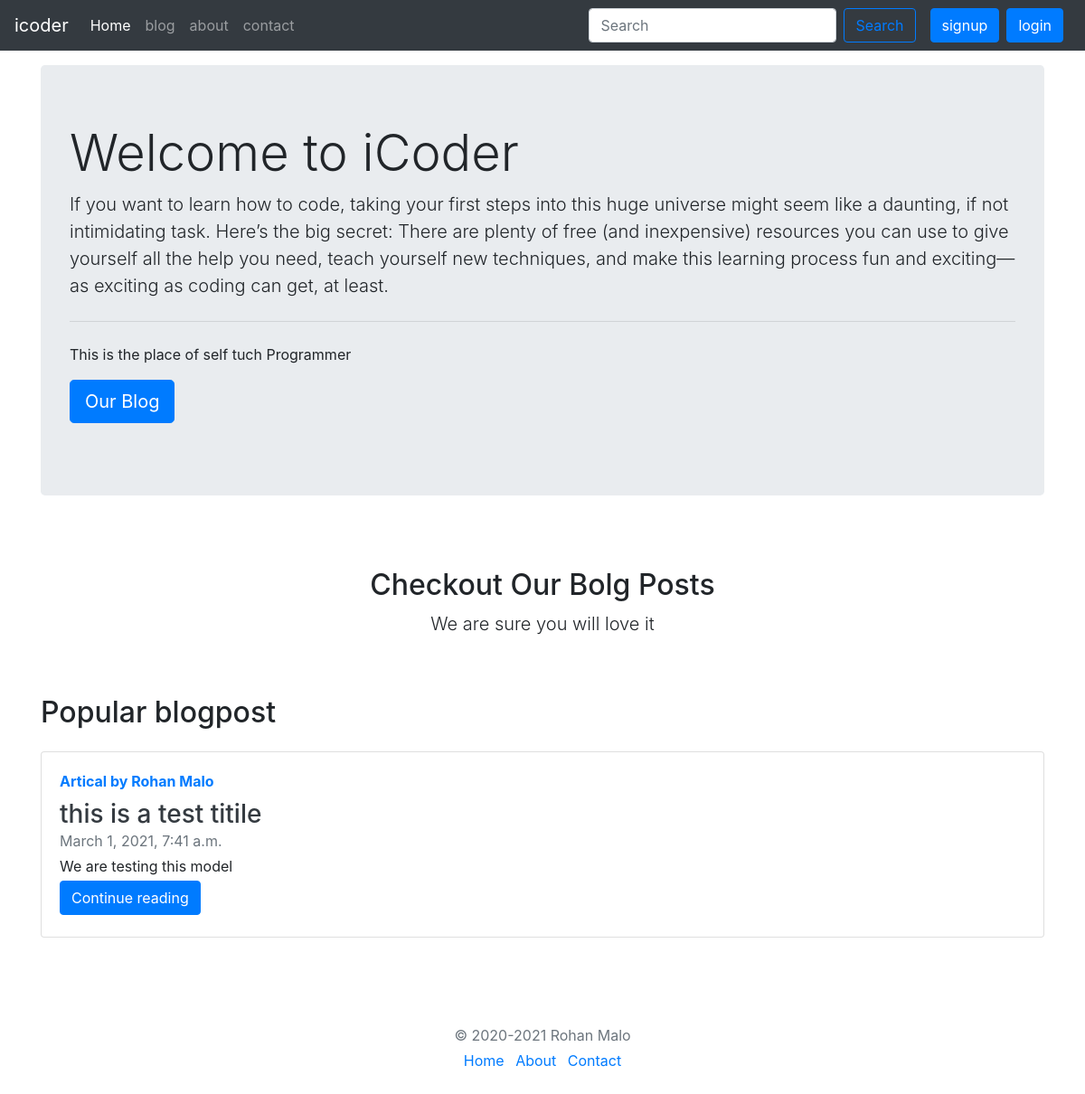
Before: / with the older database file.
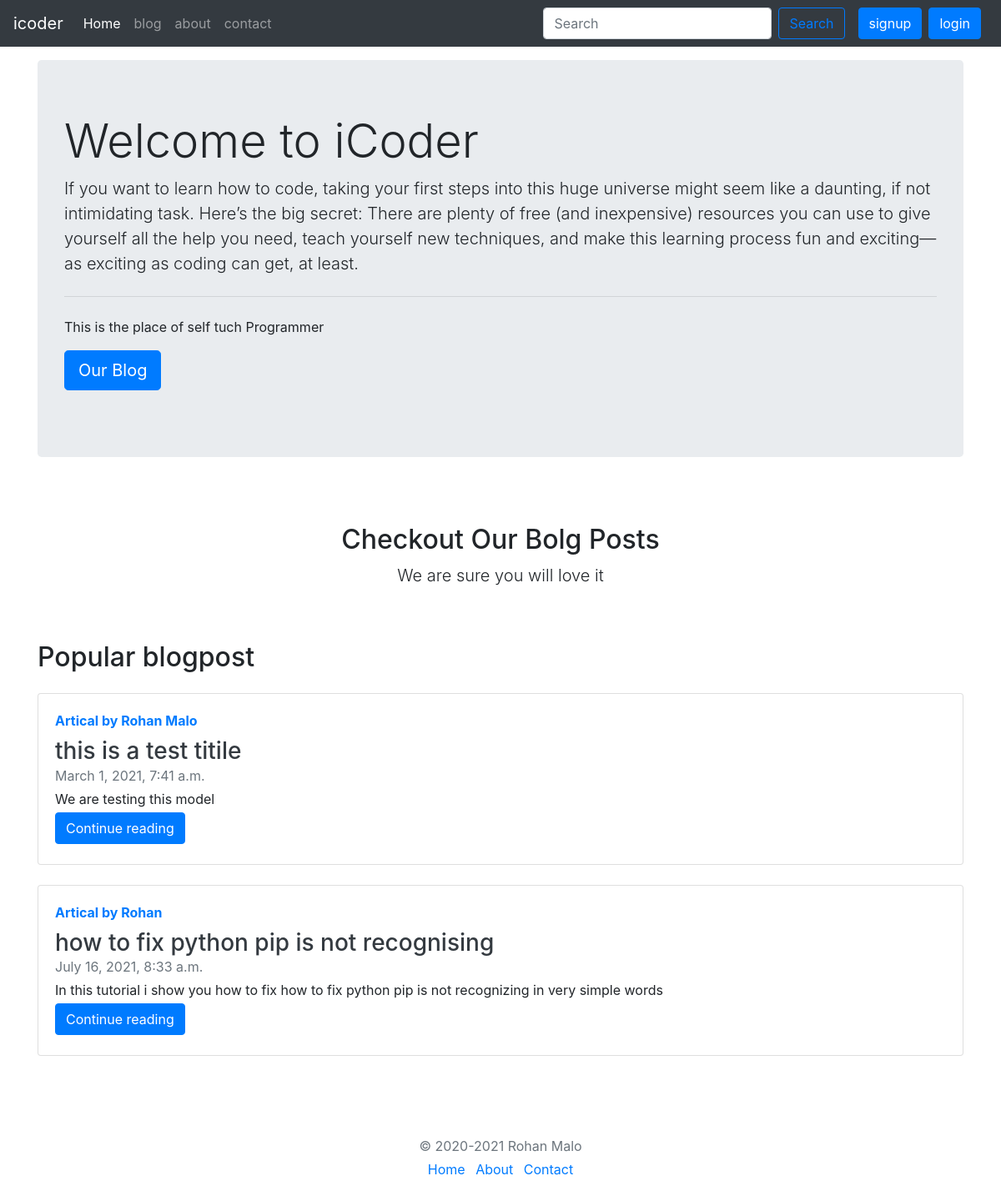
After: the same page with the newer database file.
### blog/models.py (models this page shows, shortened)
class Post(models.Model):
    sno = models.AutoField(primary_key=True)
    title = models.CharField(max_length=225)
    contect = models.TextField()
    auther = models.CharField(max_length=100)
    slug = models.CharField(max_length=150)
    views = models.IntegerField(default=0)
    timeStamp = models.DateTimeField(blank=True)

### home/views.py (the view)
# urls.py: 2. Add a URL to urlpatterns:  path('', views.home, name='home')
def home(request):
    popular = Post.objects.all()
    params = {'popular':popular}
    return render(request, 'home/home.html', params)

### templates/home/home.html (shortened to what this page needs)
{% extends 'base.html' %}
{% block home %}active{% endblock home %}
{% block body %}
<div class="container my-3">
    <div class="jumbotron">
        <h1 class="display-4">Welcome to iCoder</h1>
        <p class="lead">If you want to learn how to code, taking your first steps into this huge universe might seem like a daunting, if not intimidating task. Here’s the big secret: There are plenty of free (and inexpensive) resources you can use to give yourself all the help you need, teach yourself new techniques, and make this learning process fun and exciting—as exciting as coding can get, at least.</p>
        <hr class="my-4">
        <p>This is the place of self tuch Programmer</p>
        <p class="lead">
            <a class="btn btn-primary btn-lg" href="http://127.0.0.1:8000/blog/" role="button">Our Blog</a>
        </p>
    </div>
</div>
<div class="container">
    <div class="py-5 text-center">
        <h2>Checkout Our Bolg Posts</h2>
        <p class="lead">We are sure you will love it</p>
    </div>
</div>
<div class="container">
    <h2>Popular blogpost</h2>
    {% for post in popular %}
        {% if post.views > 6 %}
            <div class="card flex-md-row my-4 box-shadow h-md-250">
                <div class="card-body d-flex flex-column align-items-start">
                    <strong class="d-inline-block mb-2 text-primary">Artical by {{post.auther}}</strong>
                    <h3 class="mb-0">
                        <a class="text-dark" href="/blog/{{post.slug}}">{{post.title|truncatechars:200}}</a>
                    </h3>
                    <div class="mb-1 text-muted">{{post.timeStamp}}</div>
                    <p class="card-text mb-auto">{{post.contect}}</p>
                     <a href="/blog/{{post.slug}}" role="button" class="btn btn-primary my-1">Continue reading</a>
                </div>
            </div>
        {% endif %}
    {% endfor %}
</div>
{% endblock body %}

### templates/base.html (shortened to what this page needs)
<!doctype html>
<html lang="en">
<head>
    <link rel="stylesheet" href="https://maxcdn.bootstrapcdn.com/bootstrap/4.0.0/css/bootstrap.min.css"
>
</head>
<body>
    <nav class="navbar navbar-expand-lg navbar-dark bg-dark">
        <a class="navbar-brand" href="/">icoder</a>
        <div class="collapse navbar-collapse" id="navbarSupportedContent">
            <ul class="navbar-nav mr-auto">
                <li class="nav-item {% block home %}{% endblock home %}">
                    <a class="nav-link" href="/">Home <span class="sr-only">(current)</span></a>
                </li>
                <li class="nav-item {% block blog %}{% endblock blog %}">
                    <a class="nav-link" href="/blog">blog</a>
                </li>
                <li class="nav-item {% block about %}{% endblock about %}">
                    <a class="nav-link" href="/about">about</a>
                </li>
                <li class="nav-item {% block contact %}{% endblock contact %}">
                    <a class="nav-link" href="/contact">contact</a>
                </li>
            </ul>
            <form method="get" action="search" class="form-inline my-2 my-lg-0 mx-3">
                <input class="form-control mr-sm-2" type="search" placeholder="Search" name="query" id="query"
                    aria-label="Search">
                <button class="btn btn-outline-primary my-2 my-sm-0" type="submit">Search</button>
            </form>
    {% if user.is_authenticated %}
    {% comment %}  {% endcomment %}
    <ul class="navbar-nav mr-2">
    <li class="nav-item dropdown">
        <a class="nav-link dropdown-toggle" href="#" id="navbarDropdown" role="button" data-toggle="dropdown" aria-haspopup="true" aria-expanded="false">
          Whelcome {{request.user}}
        </a>
        <div class="dropdown-menu" aria-labelledby="navbarDropdown">
          <a class="dropdown-item" href="logout">Logout</a>
        </div>
      </li>
    </ul>
    {% comment %}  {% endcomment %}
    {% comment %} user Login as {{request.user}} {% endcomment %}
    {% else %}
    <button type="button" class="btn btn-primary" data-toggle="modal" data-target="#sinUpmodal">signup</button>
        </div>
    <button type="button" class="btn btn-primary mx-2" data-toggle="modal" data-target="#loginmodal">login</button>
    {% endif %}
    </nav>
    {% block body %}{% endblock body %}
    <footer class="my-5 pt-5 text-muted text-center text-small">
        <p class="mb-1">© 2020-2021 Rohan Malo </p>
        <ul class="list-inline">
            <li class="list-inline-item"><a href="home">Home</a></li>
            <li class="list-inline-item"><a href="about">About</a></li>
            <li class="list-inline-item"><a href="contact">Contact</a></li>
        </ul>
    </footer>
</body>
</html>

Changed rows visible on the page:
added Post: auther "Rohan", title "how to fix python pip is not recognising", timeStamp "July 16, 2021, 8:33 a.m.", contect "In this tutorial i show you how to fix how to fix python pip is not recognizing in very simple words"
